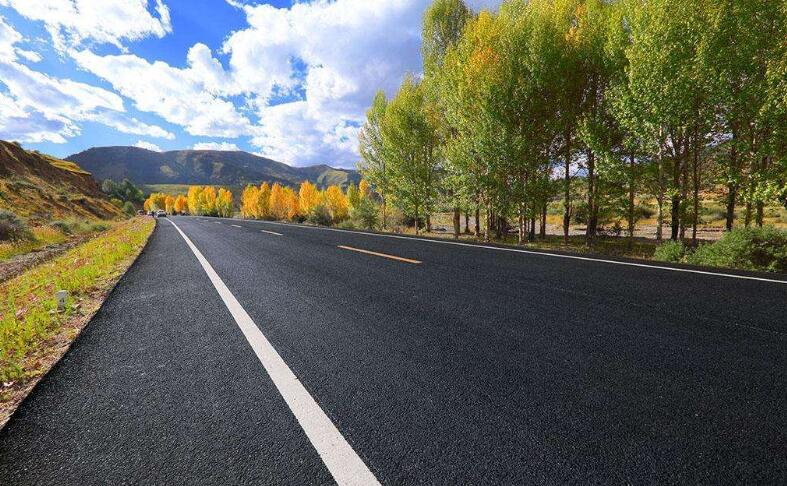
#> input picture test/img/road.jpg, 787 x 486 px, found by its file name
$ python lineTest.py
#> lines starting #> are read from the running program, lines starting #| are printed output that depends on the picture; after the words box and inside, x2 and y2 are one past the last pixel; in counts of white or black regions, pixels touching at a corner belong together
import cv2
import numpy as np

img = cv2.imread('img/road.jpg')
#> img is the input picture: shape (486, 787, 3); mean B, G, R 92, 102.4, 100
# 灰度处理
gray = cv2.cvtColor(img,cv2.COLOR_BGR2GRAY)
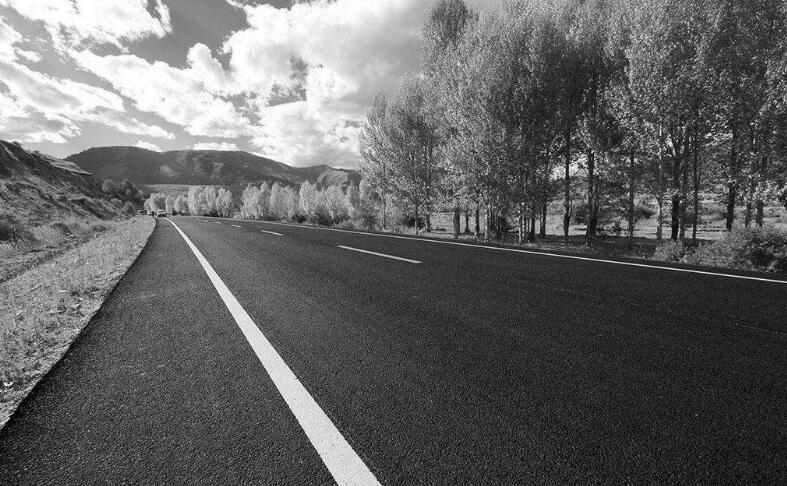
#> gray: shape (486, 787); min 0, max 255, mean 100.5

# 2、之后进行滤波模糊
binary = cv2.medianBlur(gray, 5)
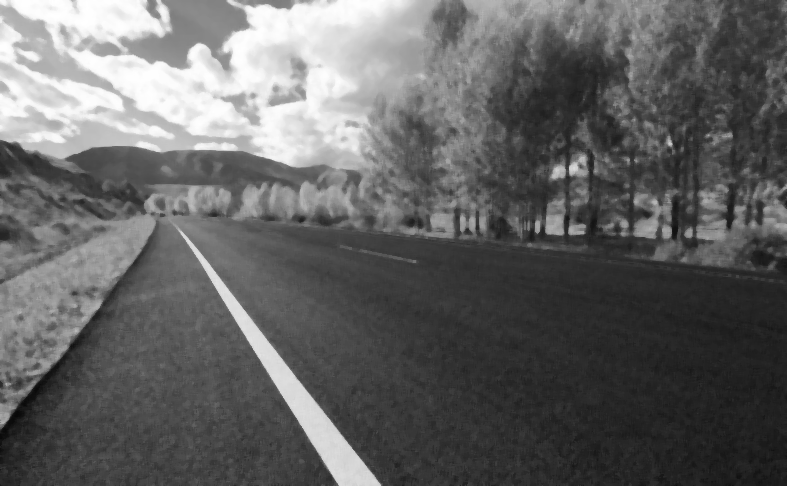
#> binary: shape (486, 787); min 8, max 255, mean 99.5

# 3、转换为二值图像
ret, after_binary = cv2.threshold(binary, 180, 255, cv2.THRESH_BINARY_INV)
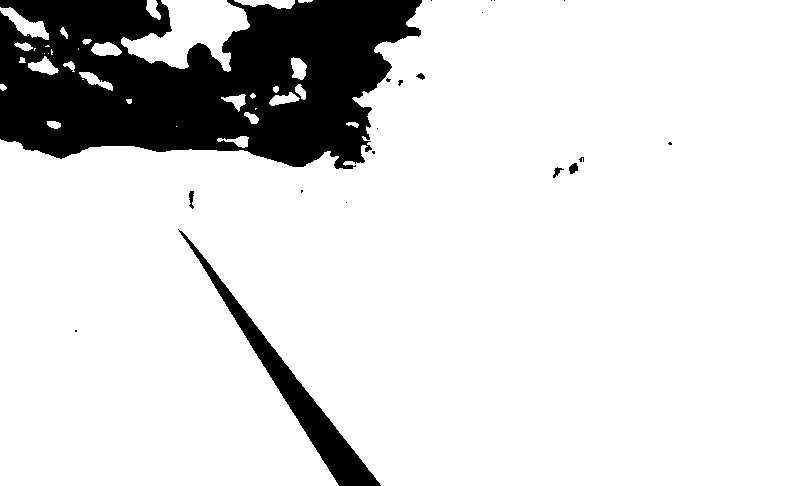
#> after_binary: shape (486, 787); 85.3% white; 20 black regions (14 under 20 px), largest, box (x1, y1, x2, y2) and area: (0, 0, 422, 169) 50191, (178, 229, 381, 486) 5740, (569, 163, 578, 174) 71, (189, 191, 194, 209) 60, (553, 167, 564, 178) 50, (416, 73, 425, 80) 36

# canny边缘处理
edges = cv2.Canny(gray,250,255)
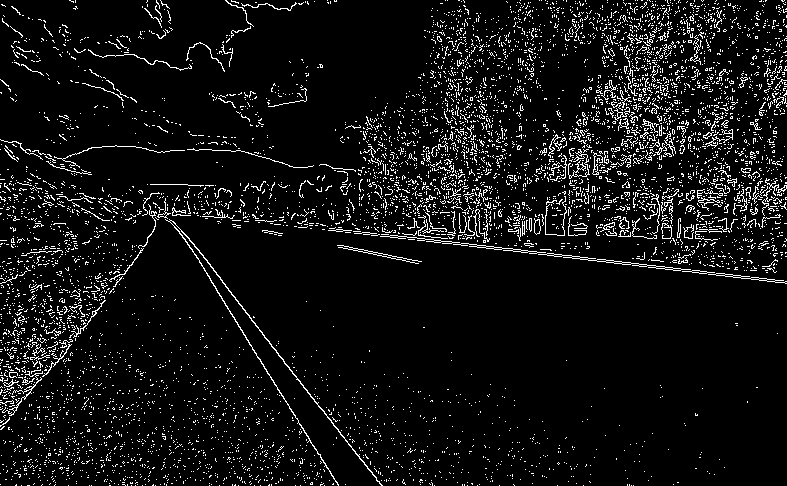
#> edges: shape (486, 787); 7% white in thin lines or dots
line = 300
minLineLength = 20
# HoughLinesP函数是概率直线检测，注意区分HoughLines函数
lines = cv2.HoughLinesP(edges, 1, np.pi/180, 100, lines=line, minLineLength=minLineLength)
#> lines = [[648, 267, 680, 270], [606, 260, 629, 262], [215, 288, 256, 354], [222, 282, 278, 353], [150, 184, 187, 184], [285, 363, 314, 399], [201, 149, 223, 150], [263, 365, 289, 407], [338, 431, 367, 467]]
# 降维处理
lines1 = lines[:,0,:]
#> lines1 has the same summary as lines
# line 函数勾画直线
# (x1,y1),(x2,y2)坐标位置
# (0,255,0)设置BGR通道颜色
# 2 是设置颜色粗浅度
for x1,y1,x2,y2 in lines1:
    cv2.line(img,(x1,y1),(x2,y2),(0,255,0),3)
#> this loop made 9 passes
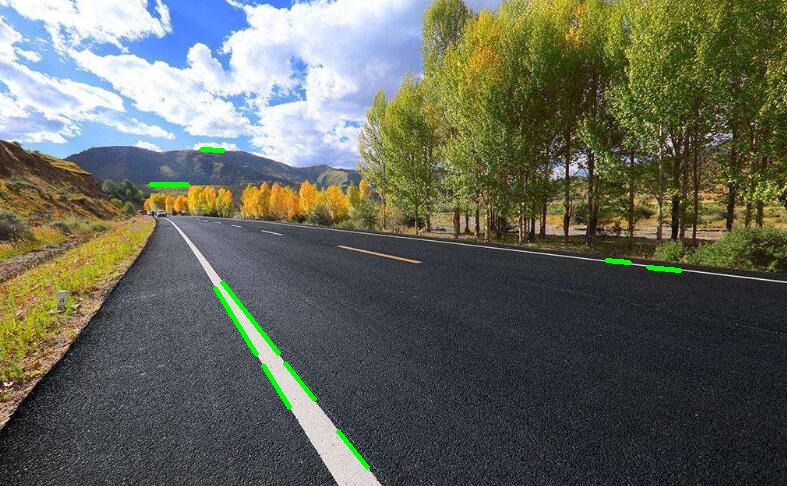
#> img: shape (486, 787, 3); 0.56% of pixels changed, all inside (x1, y1, x2, y2) = (148, 147, 683, 470)

# 显示图像
cv2.imshow("edges", edges)
cv2.imshow("after_binary", after_binary)
cv2.imshow("lines", img)
cv2.waitKey()
cv2.destroyAllWindows()

$ run again, with test/img/house.jpg copied over test/img/road.jpg
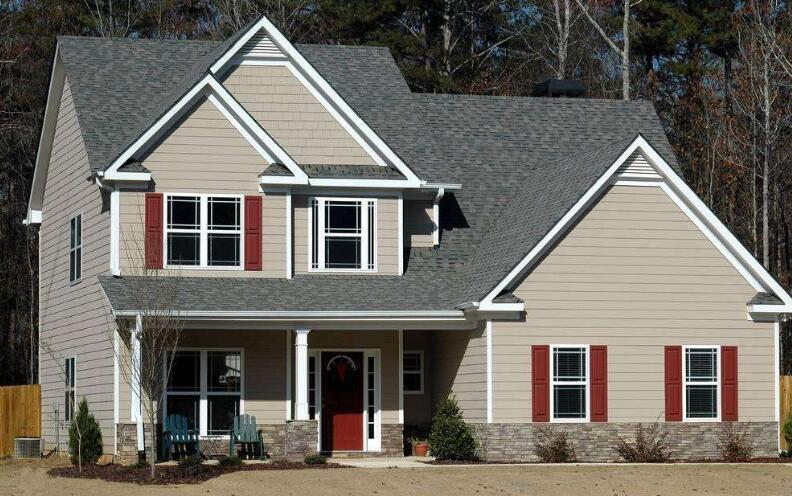
#> input picture test/img/house.jpg, 792 x 496 px, found by its file name
#> img is the input picture: shape (496, 792, 3); mean B, G, R 98.4, 106.2, 110.1
#> `ret, after_binary = cv2.threshold(binary, 180, 255, cv2.THRESH_BINARY_..`:
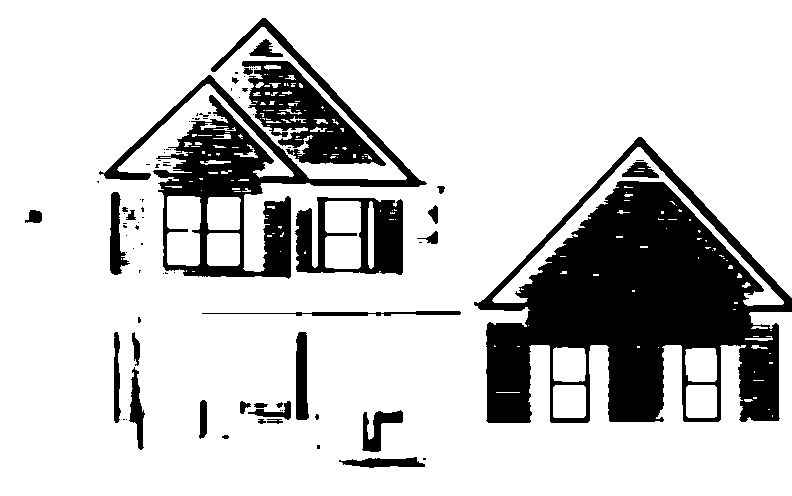
#> after_binary: shape (496, 792); 80.1% white; 87 black regions (57 under 20 px), largest, box (x1, y1, x2, y2) and area: (474, 137, 792, 423) 44806, (99, 18, 427, 279) 15194, (242, 61, 386, 166) 6426
#> edges: shape (496, 792); 8.1% white in thin lines or dots
#> lines = 120 rows, first 6: [180, 310, 461, 310], [188, 320, 465, 320], [199, 318, 465, 318], [683, 182, 791, 297], [513, 463, 572, 463], [284, 469, 304, 469]
#> lines1 has the same summary as lines
#> the loop `for x1,y1,x2,y2 in lines1:` made 120 passes
#> after the loop `for x1,y1,x2,y2 in lines1:`:
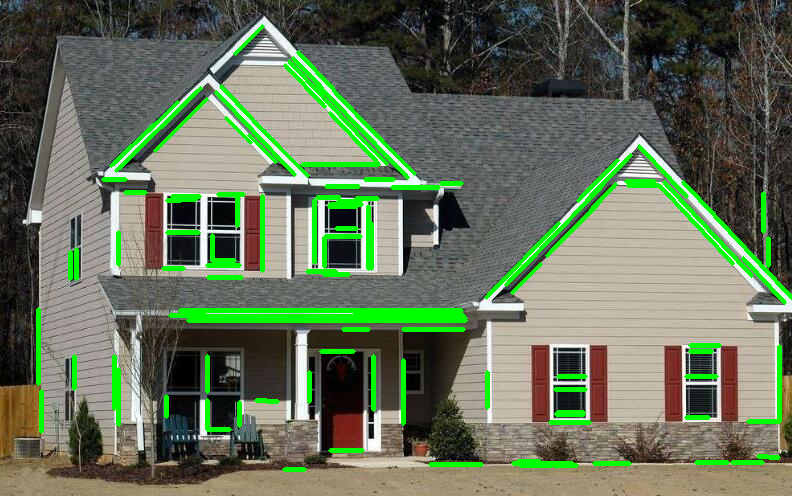
#> img: shape (496, 792, 3); 6.87% of pixels changed, all inside (x1, y1, x2, y2) = (36, 24, 792, 472)
